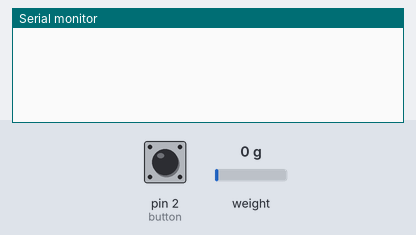
This sketch was run on a simulated Arduino Uno, built with avr-gcc and run on an emulated ATmega328P. On the bench: the last lines printed to the serial monitor. The test bench sets the inputs (shaded band); at power-on: pin 2 (button) HIGH, weight on the scale 0 g.

Above: at 2.2 s.
2.3 s: pin 2 (button) pulled LOW for 0.15 s
At 4.0 s:
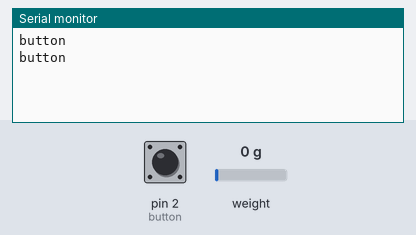
4.3 s: weight on the scale set to 2 g
At 7.2 s:
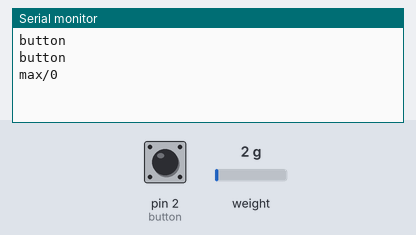
7.3 s: weight on the scale set to 100 g
At 7.7 s:
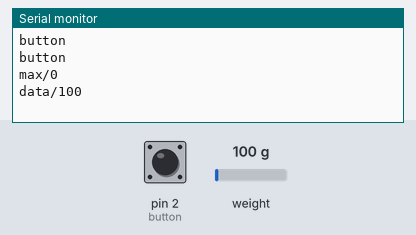

Measured:
- the behaviour switches between 0 and 1 g on weight on the scale (found by bisection; images 1 and 2)
- after the input at 2.3 s, the serial monitor: prints a new line at once (image 1)
- after the input at 4.3 s, the serial monitor: prints a new line after 2.5 s (image 2)
- after the input at 7.3 s, the serial monitor: prints a new line at once (image 3)

The sketch:

arduino_food.ino
```cpp
#include "HX711.h"
#include <SoftwareSerial.h>

// DOUT = A1
// SCK = A0
// RX = 7
// TX = 8
// button = 2
HX711 scale1(A0, A1);
SoftwareSerial mySerial(8, 7);
int button = 2; // interrupt pin

int flag = 0;
int before_weight = 0;
int now_weight = 0;
int max_weight = 0;
int weight = 0;
unsigned long start_time = 0;
unsigned long now_time = 0;
int eating_time = 600000000;

void setup() {
  scale1.set_scale(-405.0);    // this value is obtained by calibrating the scale with known weights; see the README for details
  scale1.tare();
  Serial.begin(9600);
  mySerial.begin(9600);
  pinMode(button, INPUT_PULLUP);
  attachInterrupt(0, buttoninterrupt, FALLING); // interrupt num, funcion name, mode:Falling(HIGH->LOW)
}

void loop() {

    if (flag == 1) { // wait
      Serial.println("button");
      before_weight = scale1.get_units(5);
      delay(3000);
      now_weight = scale1.get_units(5);

      if (before_weight != now_weight) { // dog does touch his/her food
        if (now_weight > 0) {
          start_time = (unsigned long)millis();
          flag = 2;
        }
      }
      else {                            // dog does not touch his/her food
        delay(3000);
      }
    }

    if (flag == 2) { // start
        Serial.println("max/" + String(max_weight));
        mySerial.print("max/" + String(max_weight));
        flag = 3;
    }

    if (flag == 3) { // send
        now_time = (unsigned long)millis();
        weight = scale1.get_units(5);
        if (now_time - start_time < eating_time) { // eating for eating_time
          Serial.println("data/" + String(weight));
          mySerial.print("data/" + String(weight));
        }
        else {                                     // stop eating
          max_weight = weight;
          Serial.println("end");
          mySerial.print("end");
          flag = 1;
        }
        delay(1000); // once for 10 seconds.
    }
}

void buttoninterrupt() { // interrupt, user push the button
    // use debounce if it doesnt't work well
    Serial.println("button");
    max_weight = scale1.get_units(5);
    flag = 1;
}
```
